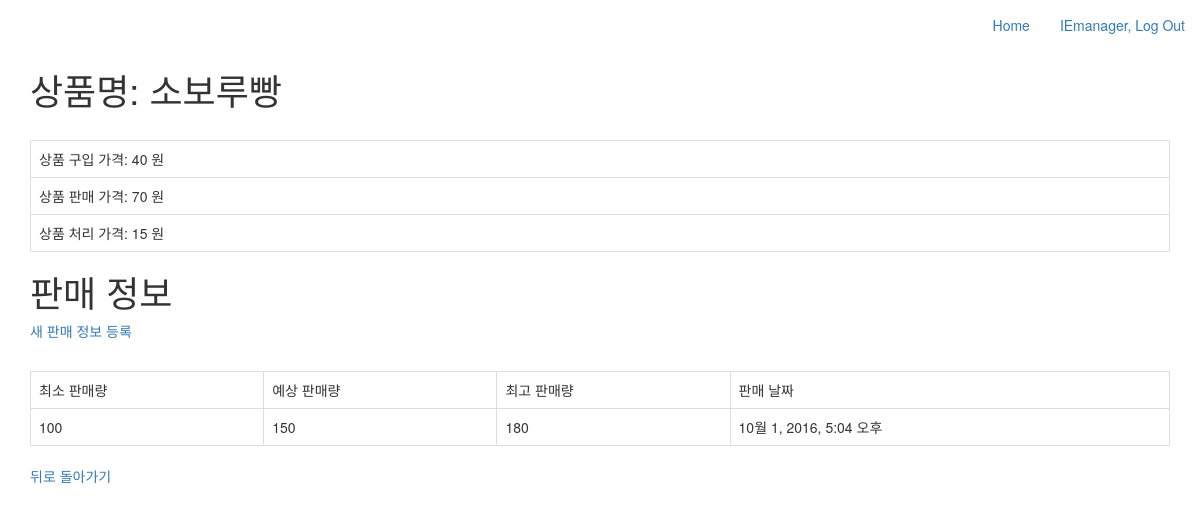
Page /product/2/ (signed in) on the committed database.
### manager/models.py (models this page shows, shortened)
class Product(models.Model):
    user = models.ForeignKey(User)
    productName = models.CharField(max_length = 30)
    buyCost = models.IntegerField(default = 0)
    sellCost = models.IntegerField(default = 0)
    salvageCost = models.IntegerField(default = 0)
    created_at = models.DateTimeField(auto_now_add=True)
    updated_at = models.DateTimeField(auto_now=True)

class Sale(models.Model):
    product = models.ForeignKey(Product)
    minSale = models.IntegerField(default = 0)
    probableSale = models.IntegerField(default = 0)
    maxSale = models.IntegerField(default = 0)
    created_at = models.DateTimeField(auto_now_add=True)
    updated_at = models.DateTimeField(auto_now=True)

### manager/views.py (the view)
# urls.py: url(r'^product/(?P<pk>\d+)/$', views.product_detail, name='product_detail'),  #Product Detail
def product_detail(request, pk):
    product = Product.objects.get(pk=pk)
    return render(request, 'product/detail.html', {
        'product': product,
    })

### manager/templates/product/detail.html (shortened to what this page needs)
{% extends "base.html" %}
{% block content %}
<h1>상품명: {{ product.productName }}</h1>
<table class="table table-hover table-bordered" style="margin-top: 30px;">
	<tbody>
		<tr>
			<td>상품 구입 가격: {{ product.buyCost }} 원</td>
		</tr>
		<tr>
			<td>상품 판매 가격: {{ product.sellCost }} 원</td>
		</tr>
		<tr>
			<td>상품 처리 가격: {{ product.salvageCost }} 원</td>
		</tr>
	</tbody>
</table>
<h1>판매 정보</h1>
<table class="table table-hover table-bordered" style="margin-top: 30px;">
	<a href="/product/{{product.id}}/sale/new">새 판매 정보 등록</a>
	<tbody>
		<tr>
			<td>최소 판매량</td>
			<td>예상 판매량</td>
			<td>최고 판매량</td>
			<td>판매 날짜</td>
		</tr>
		{% for sale in product.sale_set.all %}
		<tr>
			<td> {{ sale.minSale }}</td>
			<td> {{ sale.probableSale }}</td>
			<td> {{ sale.maxSale }}</td>
			<td> {{ sale.created_at }}</td>
		</tr>
		{% endfor %}
	</tbody>
</table>
<a href="/product/list">뒤로 돌아가기</a>
{% endblock %}

### manager/templates/base.html (shortened to what this page needs)
<!DOCTYPE html>
<html>
	<head>
		<link rel="stylesheet" href="https://maxcdn.bootstrapcdn.com/bootstrap/3.3.7/css/bootstrap.min.css">
	</head>
	<body>
		<div class="collapse navbar-collapse" id="bs-example-navbar-collapse-1">
			<ul class="nav navbar-nav navbar-right">
				<li>
					<a href="{% url 'home' %}">Home</a>
				</li>
				<li>
					{% if user.is_authenticated %}
						<a href="{% url 'logout' %}">{{ user.username }}, Log Out</a>
					{% else %}
						<a href="{% url 'login' %}">Log In</a>
					{% endif %}
				</li>
			</ul>
		</div>
		<div class="container">
			{% block content %}{% endblock %}
		</div>
	</body>
</html>

### rows in the picture
Product: productName "소보루빵", buyCost "40", sellCost "70", salvageCost "15"
Sale: minSale "100", probableSale "150", maxSale "180", created_at "10월 1, 2016, 5:04 오후"

### other values in the picture
{{ user.username }} "IEmanager"
